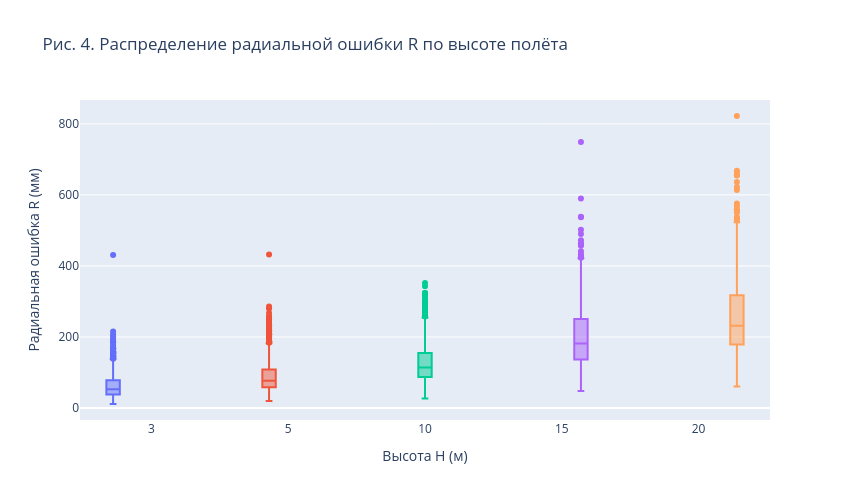

The code cell stored with this chart in its notebook:
### Markdown cell above
### Распределение ошибки по высотам

Для детальной визуализации формы распределения $R$ при каждом значении высоты построены ящик с усами (рис. 4) и скрипичная диаграмма (рис. 5). Дополнительно рис. 6 содержит точечный график средних с 95%-ми доверительными интервалами для подтверждения монотонного роста $\bar{R}(H)$.

### Code cell
box_df = df.copy()
box_df["H_str"] = box_df["H"].astype(int).astype(str)

fig = px.box(
    box_df, x="H_str", y="R", color="H_cat",
    title="Рис. 4. Распределение радиальной ошибки R по высоте полёта",
    labels={"H_str": "Высота H (м)", "R": "Радиальная ошибка R (мм)", "H_cat": "Высота"},
    category_orders={"H_str": ["3", "5", "10", "15", "20"], "H_cat": H_CAT_ORDER},
)
fig.update_layout(showlegend=False, height=500, width=850)
ALL_FIGS.append(("fig_04_boxplot_H", fig))
fig.show()

### Figure 1 — Plotly figure (JSON) as saved in the notebook; plotly's stock layout.template omitted (floating-point values rounded to 4 significant figures; data arrays with more than 128 entries replaced by an {"elided": "..."} marker saying what was removed)
{"data": [{"alignmentgroup": "True", "hovertemplate": "Высота=3 м<br>Высота H (м)=%{x}<br>Радиальная ошибка R (мм)=%{y}<extra></extra>", "legendgroup": "3 м", "marker": {"color": "#636efa"}, "name": "3 м", "notched": false, "offsetgroup": "3 м", "orientation": "v", "showlegend": true, "type": "box", "x": {"elided": "885 str values"}, "x0": " ", "xaxis": "x", "y": {"elided": "885 float values"}, "y0": " ", "yaxis": "y"}, {"alignmentgroup": "True", "hovertemplate": "Высота=5 м<br>Высота H (м)=%{x}<br>Радиальная ошибка R (мм)=%{y}<extra></extra>", "legendgroup": "5 м", "marker": {"color": "#EF553B"}, "name": "5 м", "notched": false, "offsetgroup": "5 м", "orientation": "v", "showlegend": true, "type": "box", "x": {"elided": "885 str values"}, "x0": " ", "xaxis": "x", "y": {"elided": "885 float values"}, "y0": " ", "yaxis": "y"}, {"alignmentgroup": "True", "hovertemplate": "Высота=10 м<br>Высота H (м)=%{x}<br>Радиальная ошибка R (мм)=%{y}<extra></extra>", "legendgroup": "10 м", "marker": {"color": "#00cc96"}, "name": "10 м", "notched": false, "offsetgroup": "10 м", "orientation": "v", "showlegend": true, "type": "box", "x": {"elided": "885 str values"}, "x0": " ", "xaxis": "x", "y": {"elided": "885 float values"}, "y0": " ", "yaxis": "y"}, {"alignmentgroup": "True", "hovertemplate": "Высота=15 м<br>Высота H (м)=%{x}<br>Радиальная ошибка R (мм)=%{y}<extra></extra>", "legendgroup": "15 м", "marker": {"color": "#ab63fa"}, "name": "15 м", "notched": false, "offsetgroup": "15 м", "orientation": "v", "showlegend": true, "type": "box", "x": {"elided": "885 str values"}, "x0": " ", "xaxis": "x", "y": {"elided": "885 float values"}, "y0": " ", "yaxis": "y"}, {"alignmentgroup": "True", "hovertemplate": "Высота=20 м<br>Высота H (м)=%{x}<br>Радиальная ошибка R (мм)=%{y}<extra></extra>", "legendgroup": "20 м", "marker": {"color": "#FFA15A"}, "name": "20 м", "notched": false, "offsetgroup": "20 м", "orientation": "v", "showlegend": true, "type": "box", "x": {"elided": "885 str values"}, "x0": " ", "xaxis": "x", "y": {"elided": "885 float values"}, "y0": " ", "yaxis": "y"}], "layout": {"boxmode": "group", "height": 500, "legend": {"title": {"text": "Высота"}, "tracegroupgap": 0}, "showlegend": false, "title": {"text": "Рис. 4. Распределение радиальной ошибки R по высоте полёта"}, "width": 850, "xaxis": {"anchor": "y", "categoryarray": ["3", "5", "10", "15", "20"], "categoryorder": "array", "domain": [0, 1], "title": {"text": "Высота H (м)"}}, "yaxis": {"anchor": "x", "domain": [0, 1], "title": {"text": "Радиальная ошибка R (мм)"}}}}
